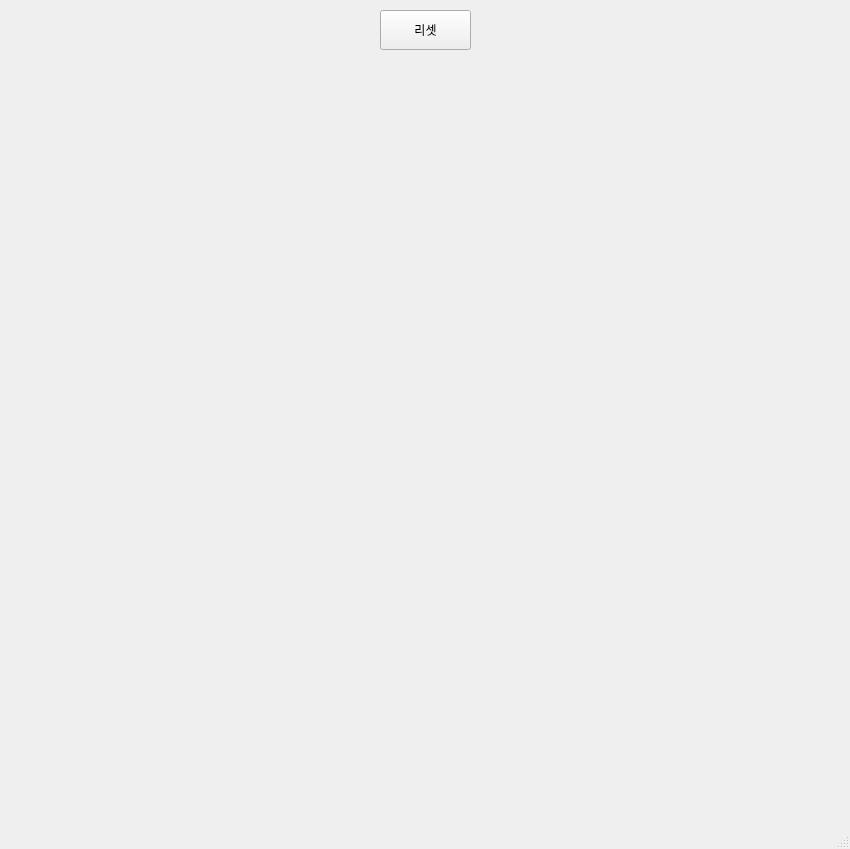
<?xml version="1.0" encoding="UTF-8"?>
<ui version="4.0">
 <class>MainWindow</class>
 <widget class="QMainWindow" name="MainWindow">
  <property name="geometry">
   <rect>
    <x>0</x>
    <y>0</y>
    <width>850</width>
    <height>849</height>
   </rect>
  </property>
  <property name="windowTitle">
   <string>MainWindow</string>
  </property>
  <widget class="QWidget" name="centralwidget">
   <widget class="QPushButton" name="pb">
    <property name="geometry">
     <rect>
      <x>380</x>
      <y>10</y>
      <width>91</width>
      <height>40</height>
     </rect>
    </property>
    <property name="text">
     <string>리셋</string>
    </property>
    <property name="iconSize">
     <size>
      <width>40</width>
      <height>40</height>
     </size>
    </property>
   </widget>
  </widget>
  <widget class="QMenuBar" name="menubar">
   <property name="geometry">
    <rect>
     <x>0</x>
     <y>0</y>
     <width>850</width>
     <height>21</height>
    </rect>
   </property>
  </widget>
  <widget class="QStatusBar" name="statusbar"/>
 </widget>
 <resources/>
 <connections/>
</ui>
